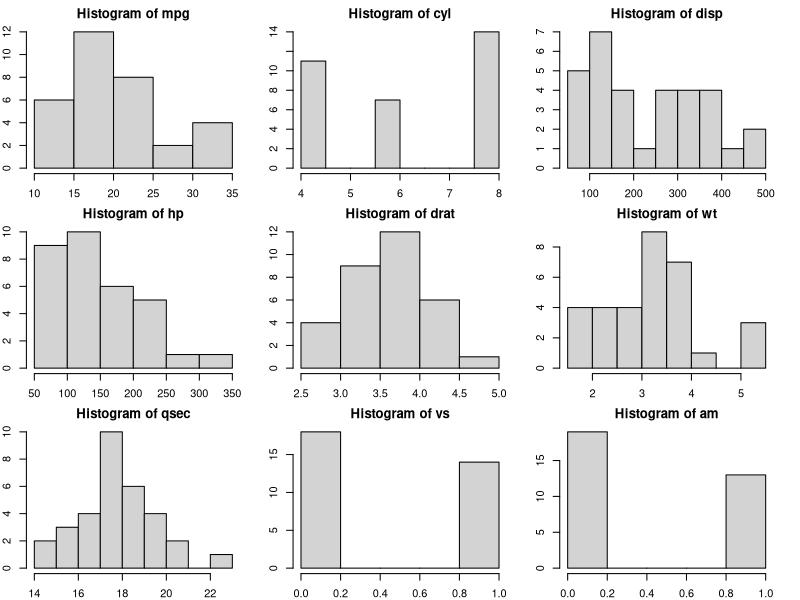
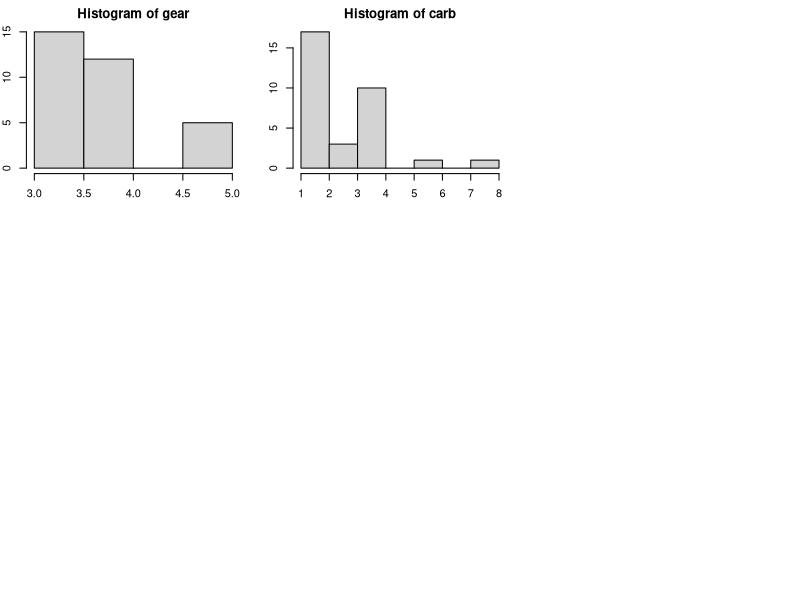
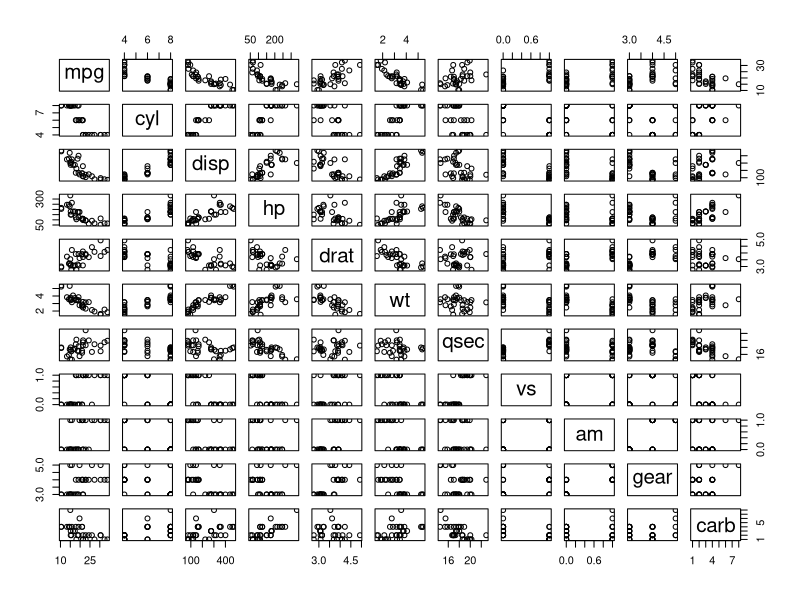

These figures' R source, in order:
## ---- chunk 1
library(tidyverse)
data("mtcars")
str(mtcars)
## ---- chunk 2
par(mfrow = c(3,3), mar = c(2,2,2,2))
for (i in 1:ncol(mtcars)){
  hist(mtcars[,i], main = paste0("Histogram of ", colnames(mtcars)[i]))
}
## ---- chunk 3
pairs(mtcars)
## ---- chunk 4
for (i in 1:ncol(mtcars)){
  print(paste0("***** Summaries of ", colnames(mtcars)[i]," *****"))
  print(summary(mtcars[,i]))
}
